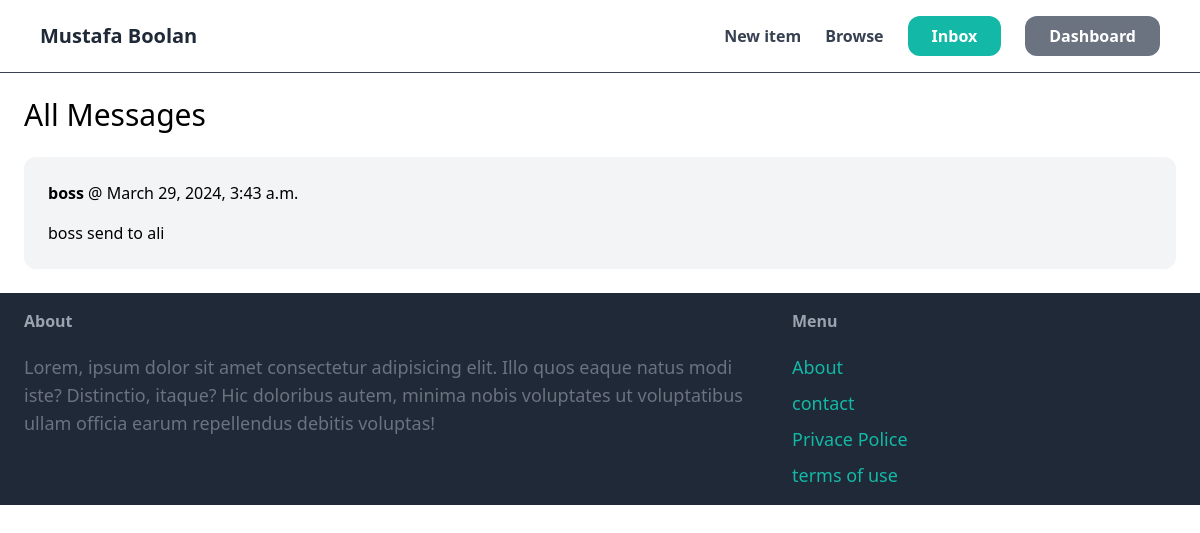
Page /inbox/msgs/12 (signed in) on the committed database.
### conversation/models.py (models this page shows)
class ConversationMessage(models.Model):
    conversation = models.ForeignKey(Conversation,related_name='message',on_delete=models.CASCADE)
    content= models.TextField()
    created_at= models.DateTimeField(auto_now_add=True)
    created_by=models.ForeignKey(User,related_name='created_message',on_delete=models.CASCADE)

### conversation/views.py (the view)
# urls.py: path('msgs/<int:pk>',views.msg_detail,name='msgs')
@login_required
def msg_detail(request,pk):
    msg = Conversation.objects.filter(member__in=[request.user.id]).get(pk=pk)
    return render(request,'conversation/msg_detail.html',{
        'messages':msg
    })

### conversation/templates/conversation/msg_detail.html (shortened to what this page needs)
{% extends 'core/base.html' %}
{%block content%}
<h1 class="mb-6 text-3xl">All Messages</h1>
<div class="space-y-6">
    {% for msg in messages.message.all %}
            <div class="p-6 flex bg-gray-100 rounded-xl mt-3">
                <div>
                    <p class="mb-4"><strong>{{msg.created_by.username}}</strong> @ {{msg.created_at}}</p>
                    <p>{{msg.content}}</p>
                </div>
            </div>
    {%endfor%}
</div>
{%endblock%}

### rows in the picture
ConversationMessage: created_by.username "boss", created_at "March 29, 2024, 3:43 a.m.", content "boss send to ali"
